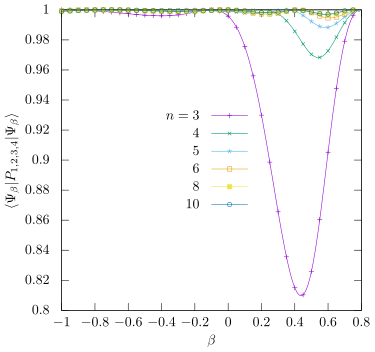

Here is the gnuplot script that generated this plot:
unset multiplot
reset
load 'moreland.gp'
eval setdef('tex','0')

output='phase-space-svd-sparse-w-1234'
if (tex == 1) {
  set lmargin at screen 0
  set rmargin at screen 1
  set bmargin at screen 0
  set tmargin at screen 1
  set term lua tikz standalone createstyle size 3in,3in  #fontscale 0.6
  set output output.'.tex'
}

fn='phase_space_svd_sparse_beta_14'
n1 = "3"
n_all="4 5 6 8 10"

xval(i) = i * dbeta + betafrom

###
# do stuff

set xlabel '$\beta$'
set ylabel '$\langle \Psi_{\beta} | P_{1,2,3,4} | \Psi_{\beta} \rangle$'
set xrange [-1:0.8]
set yrange [0.8:1]
#set yrange [-0.05:1]
#set ytics 0,0.1,1
#set grid xtics ytics mytics

set key center center spacing 2

sumsqr(a,b,c,d)=a**2 + b**2 + c**2 + d**2

p fn.'_'.n1.'.dat' u 1:2 w linesp pointi 5 tit sprintf('$n = %s$', n1), \
  for [n in n_all] fn.'_'.n.'.dat' u 1:(sumsqr($3,$4,$5,$6)) w linesp pointi 5 tit sprintf('$%s$', n)
#
###

if (tex == 1){
  unset output
  set term wxt
  build = buildtex(output)
  print '"eval build" to build and preview'
} else {
  #print "press enter to continue"
  #pause -1
}
